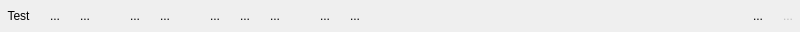
<?xml version="1.0" encoding="UTF-8"?>
<ui version="4.0">
 <class>MediaPlayer</class>
 <widget class="QWidget" name="MediaPlayer">
  <property name="geometry">
   <rect>
    <x>0</x>
    <y>0</y>
    <width>800</width>
    <height>32</height>
   </rect>
  </property>
  <property name="sizePolicy">
   <sizepolicy hsizetype="Preferred" vsizetype="Preferred">
    <horstretch>0</horstretch>
    <verstretch>0</verstretch>
   </sizepolicy>
  </property>
  <property name="windowTitle">
   <string>Form</string>
  </property>
  <layout class="QHBoxLayout" name="horizontalLayout">
   <property name="leftMargin">
    <number>0</number>
   </property>
   <property name="topMargin">
    <number>0</number>
   </property>
   <property name="rightMargin">
    <number>0</number>
   </property>
   <property name="bottomMargin">
    <number>0</number>
   </property>
   <item>
    <widget class="QToolButton" name="play">
     <property name="minimumSize">
      <size>
       <width>32</width>
       <height>32</height>
      </size>
     </property>
     <property name="toolTip">
      <string>Play</string>
     </property>
     <property name="statusTip">
      <string>Play</string>
     </property>
     <property name="whatsThis">
      <string>Play the movie</string>
     </property>
     <property name="text">
      <string>Test</string>
     </property>
     <property name="icon">
      <iconset resource="qagate.qrc">
       <normaloff>:/mplayer/icons/play.svg</normaloff>
       <disabledoff>:/mplayer/icons/play.svg</disabledoff>
       <disabledon>:/mplayer/icons/play.svg</disabledon>
       <activeoff>:/mplayer/icons/play.svg</activeoff>
       <activeon>:/mplayer/icons/play.svg</activeon>
       <selectedoff>:/mplayer/icons/play.svg</selectedoff>
       <selectedon>:/mplayer/icons/play.svg</selectedon>:/mplayer/icons/play.svg</iconset>
     </property>
     <property name="iconSize">
      <size>
       <width>25</width>
       <height>25</height>
      </size>
     </property>
     <property name="shortcut">
      <string>Space</string>
     </property>
     <property name="checkable">
      <bool>true</bool>
     </property>
     <property name="autoRaise">
      <bool>true</bool>
     </property>
     <property name="arrowType">
      <enum>Qt::NoArrow</enum>
     </property>
    </widget>
   </item>
   <item>
    <widget class="QToolButton" name="previous">
     <property name="toolTip">
      <string>Previous time step</string>
     </property>
     <property name="statusTip">
      <string>Previous time step</string>
     </property>
     <property name="whatsThis">
      <string>Go to previous time step of the movie</string>
     </property>
     <property name="text">
      <string>...</string>
     </property>
     <property name="icon">
      <iconset resource="qagate.qrc">
       <normaloff>:/mplayer/icons/skip-back.svg</normaloff>:/mplayer/icons/skip-back.svg</iconset>
     </property>
     <property name="shortcut">
      <string>&lt;</string>
     </property>
     <property name="autoRepeat">
      <bool>true</bool>
     </property>
     <property name="autoRaise">
      <bool>true</bool>
     </property>
    </widget>
   </item>
   <item>
    <widget class="QToolButton" name="next">
     <property name="toolTip">
      <string>Next time step</string>
     </property>
     <property name="statusTip">
      <string>Next time step</string>
     </property>
     <property name="whatsThis">
      <string>Go to next time step of the movie</string>
     </property>
     <property name="text">
      <string>...</string>
     </property>
     <property name="icon">
      <iconset resource="qagate.qrc">
       <normaloff>:/mplayer/icons/skip-forward.svg</normaloff>:/mplayer/icons/skip-forward.svg</iconset>
     </property>
     <property name="shortcut">
      <string>&gt;</string>
     </property>
     <property name="autoRepeat">
      <bool>true</bool>
     </property>
     <property name="autoRaise">
      <bool>true</bool>
     </property>
    </widget>
   </item>
   <item>
    <spacer name="horizontalSpacer_2">
     <property name="orientation">
      <enum>Qt::Horizontal</enum>
     </property>
     <property name="sizeType">
      <enum>QSizePolicy::Fixed</enum>
     </property>
     <property name="sizeHint" stdset="0">
      <size>
       <width>20</width>
       <height>20</height>
      </size>
     </property>
    </spacer>
   </item>
   <item>
    <widget class="QToolButton" name="slower">
     <property name="toolTip">
      <string>Speed down</string>
     </property>
     <property name="statusTip">
      <string>Speed down</string>
     </property>
     <property name="whatsThis">
      <string>Speed down the movie</string>
     </property>
     <property name="text">
      <string>...</string>
     </property>
     <property name="icon">
      <iconset resource="qagate.qrc">
       <normaloff>:/mplayer/icons/rewind.svg</normaloff>:/mplayer/icons/rewind.svg</iconset>
     </property>
     <property name="shortcut">
      <string>/</string>
     </property>
     <property name="autoRaise">
      <bool>true</bool>
     </property>
    </widget>
   </item>
   <item>
    <widget class="QToolButton" name="faster">
     <property name="toolTip">
      <string>Speed up the movie</string>
     </property>
     <property name="statusTip">
      <string>Speed up the movie</string>
     </property>
     <property name="whatsThis">
      <string>Speed up the movie</string>
     </property>
     <property name="text">
      <string>...</string>
     </property>
     <property name="icon">
      <iconset resource="qagate.qrc">
       <normaloff>:/mplayer/icons/fast-forward.svg</normaloff>:/mplayer/icons/fast-forward.svg</iconset>
     </property>
     <property name="shortcut">
      <string>*</string>
     </property>
     <property name="autoRaise">
      <bool>true</bool>
     </property>
    </widget>
   </item>
   <item>
    <spacer name="horizontalSpacer_3">
     <property name="orientation">
      <enum>Qt::Horizontal</enum>
     </property>
     <property name="sizeType">
      <enum>QSizePolicy::Minimum</enum>
     </property>
     <property name="sizeHint" stdset="0">
      <size>
       <width>20</width>
       <height>20</height>
      </size>
     </property>
    </spacer>
   </item>
   <item>
    <widget class="QToolButton" name="repeat">
     <property name="toolTip">
      <string>Repeat/Palindrome</string>
     </property>
     <property name="statusTip">
      <string>Repeat/Palindrome</string>
     </property>
     <property name="whatsThis">
      <string>Toogle between no repeat, repeat and palindrome</string>
     </property>
     <property name="text">
      <string>...</string>
     </property>
     <property name="icon">
      <iconset resource="qagate.qrc">
       <normaloff>:/mplayer/icons/rotate-cw.svg</normaloff>:/mplayer/icons/rotate-cw.svg</iconset>
     </property>
     <property name="shortcut">
      <string>Ctrl+R</string>
     </property>
     <property name="checkable">
      <bool>true</bool>
     </property>
     <property name="autoRaise">
      <bool>true</bool>
     </property>
    </widget>
   </item>
   <item>
    <widget class="QToolButton" name="snapshot">
     <property name="toolTip">
      <string>Snapshot</string>
     </property>
     <property name="statusTip">
      <string>Snapshot</string>
     </property>
     <property name="whatsThis">
      <string>Take a snapshot of the scene</string>
     </property>
     <property name="text">
      <string>...</string>
     </property>
     <property name="icon">
      <iconset resource="qagate.qrc">
       <normaloff>:/mplayer/icons/image.svg</normaloff>:/mplayer/icons/image.svg</iconset>
     </property>
     <property name="shortcut">
      <string>S</string>
     </property>
     <property name="autoRaise">
      <bool>true</bool>
     </property>
    </widget>
   </item>
   <item>
    <widget class="QToolButton" name="record">
     <property name="toolTip">
      <string>Start/stop recording</string>
     </property>
     <property name="statusTip">
      <string>Start/stop recording</string>
     </property>
     <property name="whatsThis">
      <string>Start/stop recording the movie</string>
     </property>
     <property name="text">
      <string>...</string>
     </property>
     <property name="icon">
      <iconset resource="qagate.qrc">
       <normaloff>:/mplayer/icons/video.svg</normaloff>
       <selectedoff>:/mplayer/icons/video-off.svg</selectedoff>
       <selectedon>:/mplayer/icons/video-off.svg</selectedon>:/mplayer/icons/video.svg</iconset>
     </property>
     <property name="shortcut">
      <string>M</string>
     </property>
     <property name="checkable">
      <bool>true</bool>
     </property>
     <property name="autoRaise">
      <bool>true</bool>
     </property>
    </widget>
   </item>
   <item>
    <spacer name="horizontalSpacer">
     <property name="orientation">
      <enum>Qt::Horizontal</enum>
     </property>
     <property name="sizeType">
      <enum>QSizePolicy::Minimum</enum>
     </property>
     <property name="sizeHint" stdset="0">
      <size>
       <width>20</width>
       <height>20</height>
      </size>
     </property>
    </spacer>
   </item>
   <item>
    <widget class="QToolButton" name="zoomOut">
     <property name="toolTip">
      <string>Zoom out</string>
     </property>
     <property name="statusTip">
      <string>Zoom out</string>
     </property>
     <property name="whatsThis">
      <string>Zoom out</string>
     </property>
     <property name="text">
      <string>...</string>
     </property>
     <property name="icon">
      <iconset resource="qagate.qrc">
       <normaloff>:/mplayer/icons/zoom-out.svg</normaloff>:/mplayer/icons/zoom-out.svg</iconset>
     </property>
     <property name="shortcut">
      <string>Ctrl+-</string>
     </property>
     <property name="autoRepeat">
      <bool>true</bool>
     </property>
     <property name="autoRaise">
      <bool>true</bool>
     </property>
    </widget>
   </item>
   <item>
    <widget class="QToolButton" name="zoomIn">
     <property name="toolTip">
      <string>Zoom in</string>
     </property>
     <property name="statusTip">
      <string>Zoom in</string>
     </property>
     <property name="whatsThis">
      <string>Zoom in</string>
     </property>
     <property name="text">
      <string>...</string>
     </property>
     <property name="icon">
      <iconset resource="qagate.qrc">
       <normaloff>:/mplayer/icons/zoom-in.svg</normaloff>:/mplayer/icons/zoom-in.svg</iconset>
     </property>
     <property name="shortcut">
      <string>Ctrl+Shift+=</string>
     </property>
     <property name="autoRepeat">
      <bool>true</bool>
     </property>
     <property name="autoRaise">
      <bool>true</bool>
     </property>
    </widget>
   </item>
   <item>
    <spacer name="horizontalSpacer_4">
     <property name="orientation">
      <enum>Qt::Horizontal</enum>
     </property>
     <property name="sizeType">
      <enum>QSizePolicy::MinimumExpanding</enum>
     </property>
     <property name="sizeHint" stdset="0">
      <size>
       <width>20</width>
       <height>20</height>
      </size>
     </property>
    </spacer>
   </item>
   <item>
    <widget class="QToolButton" name="open">
     <property name="toolTip">
      <string>Open a new file</string>
     </property>
     <property name="statusTip">
      <string>Open a new file</string>
     </property>
     <property name="whatsThis">
      <string>Open a new file</string>
     </property>
     <property name="text">
      <string>...</string>
     </property>
     <property name="icon">
      <iconset resource="qagate.qrc">
       <normaloff>:/mplayer/icons/file.svg</normaloff>:/mplayer/icons/file.svg</iconset>
     </property>
     <property name="shortcut">
      <string>Ctrl+O</string>
     </property>
     <property name="autoRaise">
      <bool>true</bool>
     </property>
    </widget>
   </item>
   <item>
    <widget class="QToolButton" name="append">
     <property name="enabled">
      <bool>false</bool>
     </property>
     <property name="toolTip">
      <string>Append a new file</string>
     </property>
     <property name="statusTip">
      <string>Append a new file</string>
     </property>
     <property name="whatsThis">
      <string>Append a new file to the current visualization</string>
     </property>
     <property name="text">
      <string>...</string>
     </property>
     <property name="icon">
      <iconset resource="qagate.qrc">
       <normaloff>:/mplayer/icons/file-plus.svg</normaloff>:/mplayer/icons/file-plus.svg</iconset>
     </property>
     <property name="shortcut">
      <string>Ctrl+A</string>
     </property>
     <property name="autoRaise">
      <bool>true</bool>
     </property>
    </widget>
   </item>
  </layout>
 </widget>
 <resources>
  <include location="qagate.qrc"/>
 </resources>
 <connections/>
</ui>
